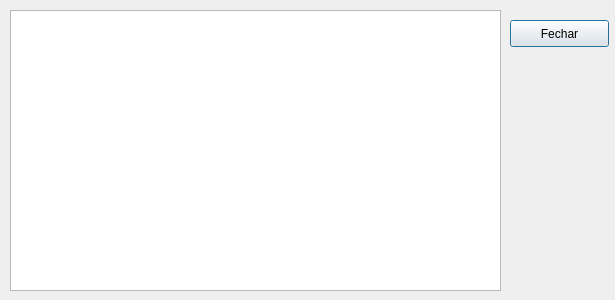
<?xml version="1.0" encoding="UTF-8"?>
<ui version="4.0">
 <class>ajuda_wid</class>
 <widget class="QDialog" name="ajuda_wid">
  <property name="geometry">
   <rect>
    <x>0</x>
    <y>0</y>
    <width>615</width>
    <height>300</height>
   </rect>
  </property>
  <property name="windowTitle">
   <string>Ajuda</string>
  </property>
  <widget class="QTextBrowser" name="textBrowser">
   <property name="geometry">
    <rect>
     <x>10</x>
     <y>10</y>
     <width>491</width>
     <height>281</height>
    </rect>
   </property>
   <property name="source">
    <url>
     <string>qrc:/html/ajuda.html</string>
    </url>
   </property>
  </widget>
  <widget class="QPushButton" name="FecharBotao">
   <property name="geometry">
    <rect>
     <x>510</x>
     <y>20</y>
     <width>99</width>
     <height>27</height>
    </rect>
   </property>
   <property name="text">
    <string>Fechar</string>
   </property>
  </widget>
 </widget>
 <resources/>
 <connections/>
</ui>
